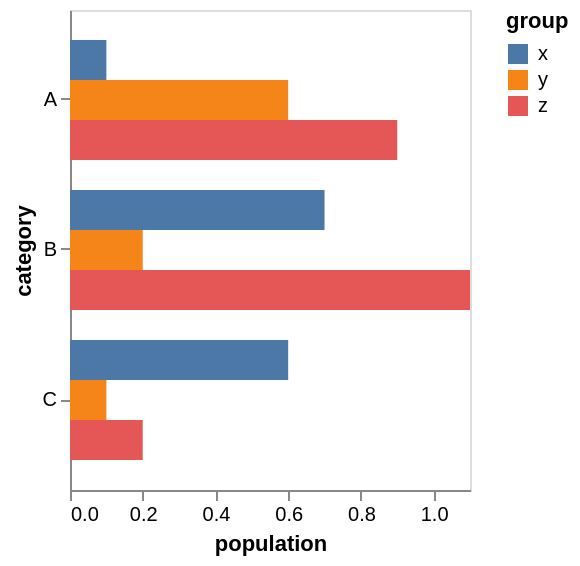

Express this chart as Vega-Lite.
### Vega specification from a JSON file in a GitHub repository (floating-point values rounded to 4 significant figures)
{"$schema": "https://vega.github.io/schema/vega/v5.json", "background": "white", "padding": 5, "width": 200, "style": "cell", "data": [{"name": "source_0", "values": [{"category": "A", "group": "x", "value": 0.1}, {"category": "A", "group": "y", "value": 0.6}, {"category": "A", "group": "z", "value": 0.9}, {"category": "B", "group": "x", "value": 0.7}, {"category": "B", "group": "y", "value": 0.2}, {"category": "B", "group": "z", "value": 1.1}, {"category": "C", "group": "x", "value": 0.6}, {"category": "C", "group": "y", "value": 0.1}, {"category": "C", "group": "z", "value": 0.2}]}, {"name": "data_0", "source": "source_0", "transform": [{"type": "stack", "groupby": ["category", "group"], "field": "value", "sort": {"field": [], "order": []}, "as": ["value_start", "value_end"], "offset": "zero"}, {"type": "filter", "expr": "isValid(datum[\"value\"]) && isFinite(+datum[\"value\"])"}]}], "signals": [{"name": "y_step", "update": "20 * bandspace(domain('yOffset').length, 0, 0) / (1-0.2)"}, {"name": "height", "update": "bandspace(domain('y').length, 0.2, 0.2) * y_step"}], "marks": [{"name": "marks", "type": "rect", "style": ["bar"], "from": {"data": "data_0"}, "encode": {"update": {"fill": {"scale": "color", "field": "group"}, "ariaRoleDescription": {"value": "bar"}, "description": {"signal": "\"value: \" + (!isValid(datum[\"value\"]) || !isFinite(+datum[\"value\"]) ? \"\" + datum[\"value\"] : format(datum[\"value\"], \"\")) + \"; category: \" + (\"\" + datum[\"category\"]) + \"; group: \" + (\"\" + datum[\"group\"])"}, "x": {"scale": "x", "field": "value_end"}, "x2": {"scale": "x", "field": "value_start"}, "y": {"scale": "y", "field": "category", "offset": {"scale": "yOffset", "field": "group"}}, "height": {"signal": "max(0.25, bandwidth('yOffset'))"}}}}], "scales": [{"name": "x", "type": "linear", "domain": {"data": "data_0", "fields": ["value_start", "value_end"]}, "range": [0, {"signal": "width"}], "nice": true, "zero": true}, {"name": "y", "type": "band", "domain": {"data": "data_0", "field": "category", "sort": true}, "range": {"step": {"signal": "y_step"}}, "paddingInner": 0.2, "paddingOuter": 0.2}, {"name": "yOffset", "type": "band", "domain": {"data": "data_0", "field": "group", "sort": true}, "range": {"step": 20}}, {"name": "color", "type": "ordinal", "domain": {"data": "data_0", "field": "group", "sort": true}, "range": "category"}], "axes": [{"scale": "x", "orient": "bottom", "grid": false, "title": "population", "labelFlush": true, "labelOverlap": true, "tickCount": {"signal": "ceil(width/40)"}, "zindex": 0}, {"scale": "y", "orient": "left", "grid": false, "title": "category", "zindex": 0}], "legends": [{"fill": "color", "symbolType": "square", "title": "group"}]}
